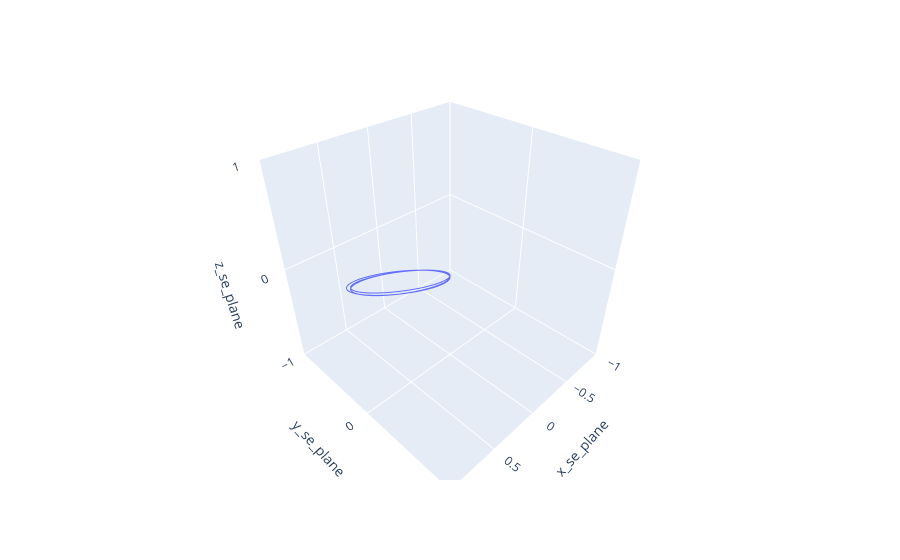

The notebook cell saved with this chart:
### Code cell
_graph_whole = coordinets_graph_SE.join(PSP_Sdata.set_index("TIME"), on="TIME")
ax = plt.figure().add_subplot(projection='3d')

fig = px.line_3d(_graph_whole, x="x_se_plane", y="y_se_plane", z="z_se_plane", range_x=(-1,1), range_y=(-1,1), range_z=(-1,1))

fig.show()

### Figure 1 — Plotly figure (JSON) as saved in the notebook; plotly's stock layout.template omitted (floating-point values rounded to 4 significant figures; data arrays with more than 128 entries replaced by an {"elided": "..."} marker saying what was removed)
{"data": [{"hovertemplate": "x_se_plane=%{x}<br>y_se_plane=%{y}<br>z_se_plane=%{z}<extra></extra>", "legendgroup": "", "line": {"color": "#636efa", "dash": "solid"}, "marker": {"symbol": "circle"}, "mode": "lines", "name": "", "scene": "scene", "showlegend": false, "type": "scatter3d", "x": {"elided": "33667 float values"}, "y": {"elided": "33667 float values"}, "z": {"elided": "33667 float values"}}], "layout": {"legend": {"tracegroupgap": 0}, "margin": {"t": 60}, "scene": {"domain": {"x": [0, 1], "y": [0, 1]}, "xaxis": {"range": [-1, 1], "title": {"text": "x_se_plane"}}, "yaxis": {"range": [-1, 1], "title": {"text": "y_se_plane"}}, "zaxis": {"range": [-1, 1], "title": {"text": "z_se_plane"}}}}}
